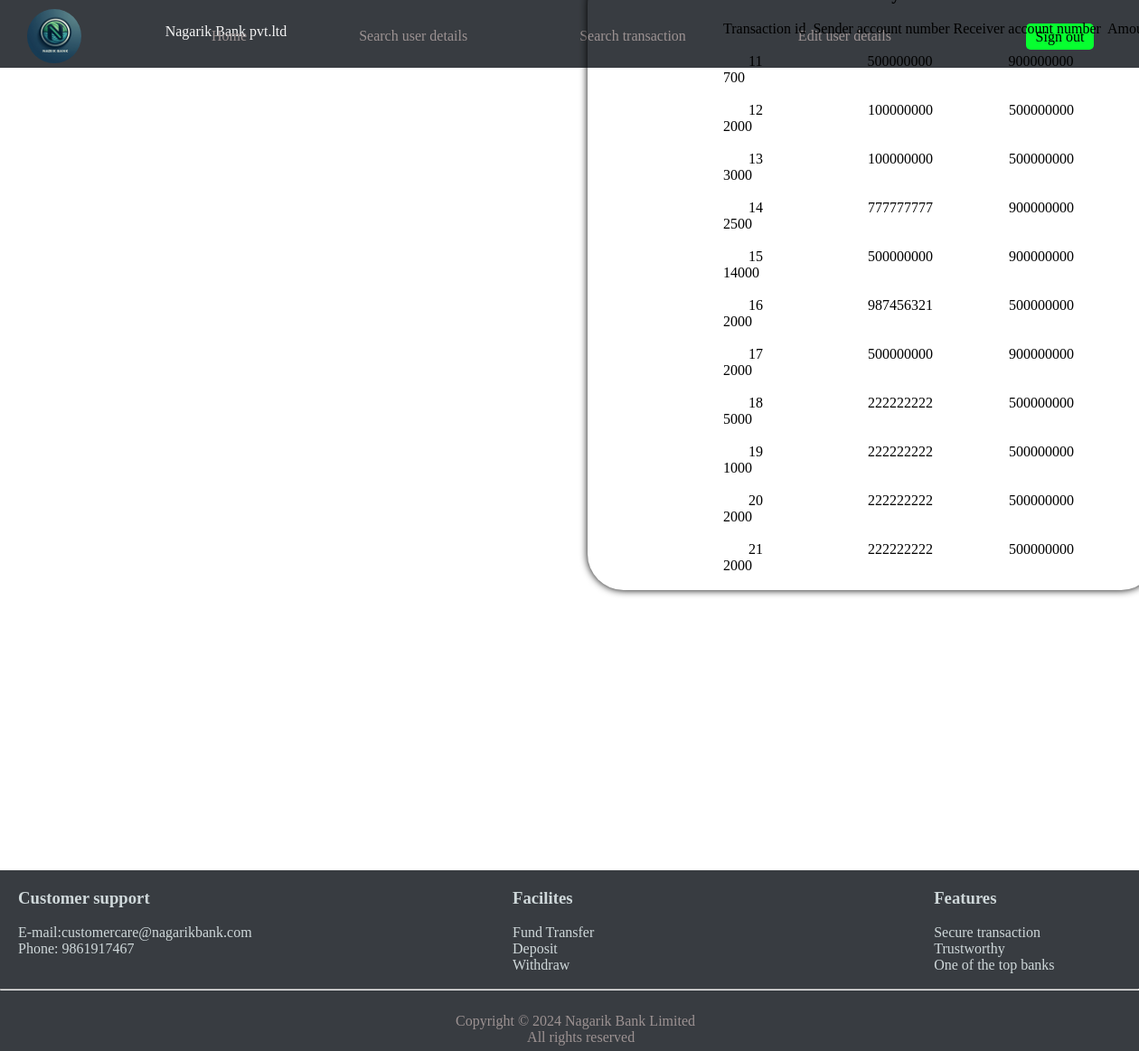
Screenshot of /admin/home.php (signed in) with the database file from the repository.
### tables this page shows
CREATE TABLE `transaction` (
  `transaction_id` int(11) NOT NULL,
  `sender_ac_num` int(11) DEFAULT NULL,
  `receiver_ac_num` int(11) DEFAULT NULL,
  `transaction_amt` int(11) NOT NULL
);

### admin/home.php (the view, shortened to what this page needs)
<?php
if(isset($_SESSION['Mobile_num'])){
?>
<?php
  $servername = "localhost";
  $username = "root";
  $password = "";
  $dbname = "bank";
  $conn = mysqli_connect($servername, $username, $password, $dbname);
  ?>
  <!DOCTYPE html>
       <html lang="en">
        <head>
            <link rel="stylesheet" href="..//design.css">
       </head>
      <body>
      <div class="transaction_history">
        <div class="inner_transaction">
        &nbsp;&nbsp; <h3> All Transactions History</h3> <br>
        Transaction id &nbsp;Sender account number&nbsp;Receiver account number&nbsp; Amount <br><br>
        <?php
        $transaction=" SELECT * FROM transaction ";
        $trans_data=mysqli_query($conn,$transaction);
        if (mysqli_num_rows($trans_data) > 0) {
         foreach($trans_data as $d){
             $transaction_id = $d["transaction_id"];echo"$transaction_id";
             $sender_ac_num = $d["sender_ac_num"]; echo" $sender_ac_num";echo"&nbsp&nbsp&nbsp&nbsp&nbsp&nbsp";echo"&nbsp&nbsp&nbsp&nbsp&nbsp&nbsp&nbsp";echo"&nbsp&nbsp&nbsp&nbsp&nbsp&nbsp&nbsp";
             $receiver_ac_num=$d["receiver_ac_num"];echo" $receiver_ac_num";echo"&nbsp&nbsp&nbsp&nbsp";echo"&nbsp&nbsp&nbsp&nbsp&nbsp&nbsp&nbsp";echo"&nbsp&nbsp&nbsp&nbsp&nbsp&nbsp&nbsp";
             $transaction_amt=$d["transaction_amt"];echo" $transaction_amt";echo"&nbsp";
             echo"<br> <br>";
          }
         }
         ?>
      </div>
     </div>
     </body>
     </html>
 <?php
}else{
    echo"You have to login first";
}
?>

### design.css (style rules this page uses)
* { margin:0; padding:0; }
.header_main { background-color:#383c41; height:75px; width:100%; position:sticky; }
.logo { position:absolute; left:30px; top:10px; background-color:#383c41; }
.bank_name { position:absolute; left:100px; top:20px; height:30px; width:300px; display: flex; align-items: center; justify-content: center; color:whitesmoke; }
.logo img { height: 60px; width:60px; border-radius: 40px; }
.nav { height: 30px; width: 800px; position: absolute; right: 250px; top: 25px; align-items: center; display: flex; justify-content: center; text-wrap: nowrap; }
.nav ul { list-style: none; }
.nav ul li { display: inline; padding:60px; color:rgb(156, 146, 146); }
ul { list-style: none; }
a { color:rgb(156, 146, 146); text-decoration: none; }
.signout_btn { position: absolute; right: 50px; top: 26px; height: 29px; width: 75px; background-color:rgb(7, 255, 48); align-items: center; display: flex; justify-content: center; border-radius: 5px; }
.signout_btn a { text-decoration: none; color:black; }
.footer_main { height:200px; width:100%; background-color:#383c41 ; position: relative; bottom:0; }
.customer_support { position: relative; top:20px; left:20px; width:300px; color:rgb(207, 216, 218); }
.copyright { position: relative; top: 80px; left: 40%; color:rgb(156, 146, 146); width:300px; height:30px; }
.services { position: absolute; top: 20px; left: 45%; color:rgb(207, 216, 218); width:300px; height:30px; }
.features { position: absolute; top: 20px; left: 82%; color:rgb(207, 216, 218); width:200px; height:30px; }
hr { position: relative; top:55px; }
.transaction_history { min-height: 200px; width: 50%; position: relative; top: -110px; border-radius: 40px; box-shadow: 0 0 8px black; left: 650px; }
.inner_transaction { padding-left:150px; position:relative; }

### admin/home.php (style rules this page uses)
.transaction_history { min-height: 200px; width: 50%; position: relative; top: 50px; border-radius: 40px; box-shadow: 0 0 8px black; left: 350px; margin-bottom:200px; }
.inner_transaction { padding-left:100px; }

### rows the page displays
transaction: transaction_id "11", sender_ac_num "500000000", receiver_ac_num "900000000", transaction_amt "700"
transaction: transaction_id "12", sender_ac_num "100000000", receiver_ac_num "500000000", transaction_amt "2000"
transaction: transaction_id "13", sender_ac_num "100000000", receiver_ac_num "500000000", transaction_amt "3000"
transaction: transaction_id "14", sender_ac_num "777777777", receiver_ac_num "900000000", transaction_amt "2500"
transaction: transaction_id "15", sender_ac_num "500000000", receiver_ac_num "900000000", transaction_amt "14000"
transaction: transaction_id "16", sender_ac_num "987456321", receiver_ac_num "500000000", transaction_amt "2000"
transaction: transaction_id "17", sender_ac_num "500000000", receiver_ac_num "900000000", transaction_amt "2000"
transaction: transaction_id "18", sender_ac_num "222222222", receiver_ac_num "500000000", transaction_amt "5000"
transaction: transaction_id "19", sender_ac_num "222222222", receiver_ac_num "500000000", transaction_amt "1000"
transaction: transaction_id "20", sender_ac_num "222222222", receiver_ac_num "500000000", transaction_amt "2000"
transaction: transaction_id "21", sender_ac_num "222222222", receiver_ac_num "500000000", transaction_amt "2000"
